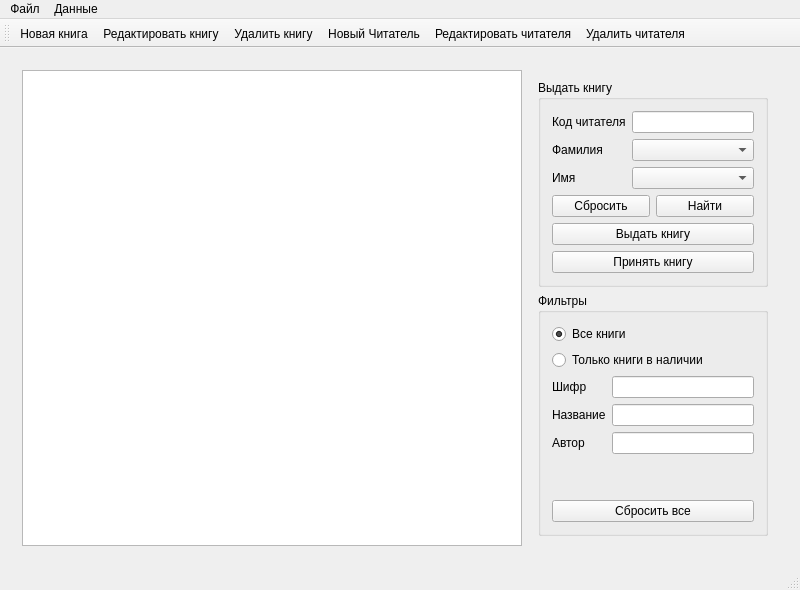
<?xml version="1.0" encoding="UTF-8"?>
<ui version="4.0">
 <class>MainWindow</class>
 <widget class="QMainWindow" name="MainWindow">
  <property name="geometry">
   <rect>
    <x>0</x>
    <y>0</y>
    <width>800</width>
    <height>584</height>
   </rect>
  </property>
  <property name="minimumSize">
   <size>
    <width>800</width>
    <height>0</height>
   </size>
  </property>
  <property name="windowTitle">
   <string>MainWindow</string>
  </property>
  <widget class="QWidget" name="centralWidget">
   <property name="minimumSize">
    <size>
     <width>750</width>
     <height>520</height>
    </size>
   </property>
   <layout class="QHBoxLayout" name="horizontalLayout">
    <item>
     <widget class="QStackedWidget" name="stackedWidget">
      <property name="currentIndex">
       <number>1</number>
      </property>
      <widget class="QWidget" name="startPage">
       <layout class="QGridLayout" name="gridLayout">
        <item row="0" column="1">
         <spacer name="verticalSpacer">
          <property name="orientation">
           <enum>Qt::Vertical</enum>
          </property>
          <property name="sizeType">
           <enum>QSizePolicy::Expanding</enum>
          </property>
          <property name="sizeHint" stdset="0">
           <size>
            <width>20</width>
            <height>86</height>
           </size>
          </property>
         </spacer>
        </item>
        <item row="1" column="2">
         <spacer name="horizontalSpacer_2">
          <property name="orientation">
           <enum>Qt::Horizontal</enum>
          </property>
          <property name="sizeHint" stdset="0">
           <size>
            <width>40</width>
            <height>20</height>
           </size>
          </property>
         </spacer>
        </item>
        <item row="1" column="0">
         <spacer name="horizontalSpacer">
          <property name="orientation">
           <enum>Qt::Horizontal</enum>
          </property>
          <property name="sizeHint" stdset="0">
           <size>
            <width>40</width>
            <height>20</height>
           </size>
          </property>
         </spacer>
        </item>
        <item row="1" column="1">
         <widget class="QGroupBox" name="groupBox">
          <property name="title">
           <string/>
          </property>
          <layout class="QVBoxLayout" name="verticalLayout">
           <item>
            <widget class="QLabel" name="label">
             <property name="minimumSize">
              <size>
               <width>0</width>
               <height>40</height>
              </size>
             </property>
             <property name="font">
              <font>
               <pointsize>20</pointsize>
              </font>
             </property>
             <property name="layoutDirection">
              <enum>Qt::LeftToRight</enum>
             </property>
             <property name="styleSheet">
              <string notr="true"/>
             </property>
             <property name="text">
              <string>Управление библиотекой</string>
             </property>
             <property name="textFormat">
              <enum>Qt::AutoText</enum>
             </property>
             <property name="scaledContents">
              <bool>false</bool>
             </property>
             <property name="alignment">
              <set>Qt::AlignCenter</set>
             </property>
            </widget>
           </item>
           <item>
            <spacer name="verticalSpacer_3">
             <property name="orientation">
              <enum>Qt::Vertical</enum>
             </property>
             <property name="sizeType">
              <enum>QSizePolicy::Fixed</enum>
             </property>
             <property name="sizeHint" stdset="0">
              <size>
               <width>20</width>
               <height>30</height>
              </size>
             </property>
            </spacer>
           </item>
           <item>
            <widget class="QPushButton" name="startButton">
             <property name="sizePolicy">
              <sizepolicy hsizetype="Minimum" vsizetype="Fixed">
               <horstretch>0</horstretch>
               <verstretch>0</verstretch>
              </sizepolicy>
             </property>
             <property name="font">
              <font>
               <pointsize>12</pointsize>
              </font>
             </property>
             <property name="text">
              <string>Начать работу</string>
             </property>
            </widget>
           </item>
           <item>
            <widget class="QPushButton" name="settingsButton">
             <property name="sizePolicy">
              <sizepolicy hsizetype="Minimum" vsizetype="Fixed">
               <horstretch>0</horstretch>
               <verstretch>0</verstretch>
              </sizepolicy>
             </property>
             <property name="font">
              <font>
               <pointsize>12</pointsize>
              </font>
             </property>
             <property name="text">
              <string>Настройки</string>
             </property>
            </widget>
           </item>
           <item>
            <widget class="QPushButton" name="aboutButton">
             <property name="sizePolicy">
              <sizepolicy hsizetype="Minimum" vsizetype="Fixed">
               <horstretch>0</horstretch>
               <verstretch>0</verstretch>
              </sizepolicy>
             </property>
             <property name="font">
              <font>
               <pointsize>12</pointsize>
              </font>
             </property>
             <property name="text">
              <string>О программе</string>
             </property>
            </widget>
           </item>
           <item>
            <widget class="QPushButton" name="exitButton">
             <property name="sizePolicy">
              <sizepolicy hsizetype="Minimum" vsizetype="Fixed">
               <horstretch>0</horstretch>
               <verstretch>0</verstretch>
              </sizepolicy>
             </property>
             <property name="font">
              <font>
               <pointsize>12</pointsize>
              </font>
             </property>
             <property name="text">
              <string>Выход</string>
             </property>
            </widget>
           </item>
          </layout>
         </widget>
        </item>
        <item row="2" column="1">
         <spacer name="verticalSpacer_2">
          <property name="orientation">
           <enum>Qt::Vertical</enum>
          </property>
          <property name="sizeType">
           <enum>QSizePolicy::Expanding</enum>
          </property>
          <property name="sizeHint" stdset="0">
           <size>
            <width>20</width>
            <height>110</height>
           </size>
          </property>
         </spacer>
        </item>
       </layout>
      </widget>
      <widget class="QWidget" name="bookPage">
       <layout class="QGridLayout" name="gridLayout_2">
        <item row="1" column="0">
         <widget class="QTableView" name="bookTable">
          <property name="minimumSize">
           <size>
            <width>500</width>
            <height>0</height>
           </size>
          </property>
          <attribute name="horizontalHeaderStretchLastSection">
           <bool>true</bool>
          </attribute>
         </widget>
        </item>
        <item row="1" column="1">
         <layout class="QVBoxLayout" name="verticalLayout_2">
          <property name="leftMargin">
           <number>10</number>
          </property>
          <property name="topMargin">
           <number>10</number>
          </property>
          <property name="rightMargin">
           <number>10</number>
          </property>
          <property name="bottomMargin">
           <number>10</number>
          </property>
          <item>
           <widget class="QGroupBox" name="groupBox_2">
            <property name="sizePolicy">
             <sizepolicy hsizetype="MinimumExpanding" vsizetype="Minimum">
              <horstretch>0</horstretch>
              <verstretch>0</verstretch>
             </sizepolicy>
            </property>
            <property name="minimumSize">
             <size>
              <width>200</width>
              <height>0</height>
             </size>
            </property>
            <property name="maximumSize">
             <size>
              <width>350</width>
              <height>16777215</height>
             </size>
            </property>
            <property name="title">
             <string>Выдать книгу</string>
            </property>
            <layout class="QGridLayout" name="gridLayout_4">
             <item row="0" column="0">
              <widget class="QLabel" name="label_3">
               <property name="text">
                <string>Код читателя</string>
               </property>
              </widget>
             </item>
             <item row="1" column="0">
              <widget class="QLabel" name="label_2">
               <property name="text">
                <string>Фамилия</string>
               </property>
              </widget>
             </item>
             <item row="0" column="1">
              <widget class="QLineEdit" name="idLine"/>
             </item>
             <item row="2" column="0">
              <widget class="QLabel" name="Label">
               <property name="text">
                <string>Имя</string>
               </property>
              </widget>
             </item>
             <item row="1" column="1">
              <widget class="QComboBox" name="lastNameCombo"/>
             </item>
             <item row="2" column="1">
              <widget class="QComboBox" name="firstNameCombo"/>
             </item>
             <item row="3" column="0" colspan="2">
              <layout class="QHBoxLayout" name="horizontalLayout_2">
               <item>
                <widget class="QPushButton" name="resetButton">
                 <property name="text">
                  <string>Сбросить</string>
                 </property>
                </widget>
               </item>
               <item>
                <widget class="QPushButton" name="findButton">
                 <property name="text">
                  <string>Найти</string>
                 </property>
                </widget>
               </item>
              </layout>
             </item>
             <item row="4" column="0" colspan="2">
              <widget class="QPushButton" name="borrowButton">
               <property name="text">
                <string>Выдать книгу</string>
               </property>
              </widget>
             </item>
             <item row="5" column="0" colspan="2">
              <widget class="QPushButton" name="returnButton">
               <property name="text">
                <string>Принять книгу</string>
               </property>
              </widget>
             </item>
            </layout>
           </widget>
          </item>
          <item>
           <widget class="QGroupBox" name="groupBox_4">
            <property name="sizePolicy">
             <sizepolicy hsizetype="Preferred" vsizetype="MinimumExpanding">
              <horstretch>0</horstretch>
              <verstretch>0</verstretch>
             </sizepolicy>
            </property>
            <property name="maximumSize">
             <size>
              <width>350</width>
              <height>16777215</height>
             </size>
            </property>
            <property name="title">
             <string>Фильтры</string>
            </property>
            <layout class="QVBoxLayout" name="verticalLayout_8">
             <item>
              <widget class="QRadioButton" name="allBookRadioButton">
               <property name="text">
                <string>Все книги</string>
               </property>
               <property name="checked">
                <bool>true</bool>
               </property>
              </widget>
             </item>
             <item>
              <widget class="QRadioButton" name="notBorrowedBookRadioButton">
               <property name="text">
                <string>Только книги в наличии</string>
               </property>
              </widget>
             </item>
             <item>
              <layout class="QFormLayout" name="formLayout_2">
               <item row="0" column="0">
                <widget class="QLabel" name="label_7">
                 <property name="text">
                  <string>Шифр</string>
                 </property>
                </widget>
               </item>
               <item row="0" column="1">
                <widget class="QLineEdit" name="codeFilterLineEdit"/>
               </item>
               <item row="1" column="0">
                <widget class="QLabel" name="label_8">
                 <property name="text">
                  <string>Название</string>
                 </property>
                </widget>
               </item>
               <item row="1" column="1">
                <widget class="QLineEdit" name="titleFilterLineEdit"/>
               </item>
               <item row="2" column="0">
                <widget class="QLabel" name="label_9">
                 <property name="text">
                  <string>Автор</string>
                 </property>
                </widget>
               </item>
               <item row="2" column="1">
                <widget class="QLineEdit" name="autorFilterLineEdit"/>
               </item>
              </layout>
             </item>
             <item>
              <widget class="QPushButton" name="clearFilterButton">
               <property name="text">
                <string>Сбросить все</string>
               </property>
              </widget>
             </item>
            </layout>
           </widget>
          </item>
         </layout>
        </item>
       </layout>
      </widget>
      <widget class="QWidget" name="readerPage_2">
       <layout class="QHBoxLayout" name="horizontalLayout_4">
        <item>
         <widget class="QTableView" name="readerTable">
          <property name="minimumSize">
           <size>
            <width>500</width>
            <height>0</height>
           </size>
          </property>
          <attribute name="horizontalHeaderStretchLastSection">
           <bool>true</bool>
          </attribute>
         </widget>
        </item>
        <item>
         <layout class="QVBoxLayout" name="verticalLayout_12">
          <property name="leftMargin">
           <number>10</number>
          </property>
          <property name="topMargin">
           <number>10</number>
          </property>
          <property name="rightMargin">
           <number>10</number>
          </property>
          <property name="bottomMargin">
           <number>10</number>
          </property>
          <item>
           <widget class="QGroupBox" name="groupBox_7">
            <property name="sizePolicy">
             <sizepolicy hsizetype="MinimumExpanding" vsizetype="Preferred">
              <horstretch>0</horstretch>
              <verstretch>0</verstretch>
             </sizepolicy>
            </property>
            <property name="minimumSize">
             <size>
              <width>200</width>
              <height>0</height>
             </size>
            </property>
            <property name="maximumSize">
             <size>
              <width>350</width>
              <height>16777215</height>
             </size>
            </property>
            <property name="title">
             <string>Информация о читателе</string>
            </property>
            <layout class="QVBoxLayout" name="verticalLayout_11">
             <item>
              <widget class="QPushButton" name="booksInfoButton">
               <property name="text">
                <string>Информация о книгах</string>
               </property>
              </widget>
             </item>
             <item>
              <widget class="QPushButton" name="readerStatButton">
               <property name="text">
                <string>Статистика читателя</string>
               </property>
              </widget>
             </item>
             <item>
              <spacer name="verticalSpacer_6">
               <property name="orientation">
                <enum>Qt::Vertical</enum>
               </property>
               <property name="sizeHint" stdset="0">
                <size>
                 <width>20</width>
                 <height>40</height>
                </size>
               </property>
              </spacer>
             </item>
            </layout>
           </widget>
          </item>
          <item>
           <widget class="QGroupBox" name="groupBox_6">
            <property name="sizePolicy">
             <sizepolicy hsizetype="MinimumExpanding" vsizetype="MinimumExpanding">
              <horstretch>0</horstretch>
              <verstretch>0</verstretch>
             </sizepolicy>
            </property>
            <property name="maximumSize">
             <size>
              <width>350</width>
              <height>16777215</height>
             </size>
            </property>
            <property name="title">
             <string>Фильтры</string>
            </property>
            <layout class="QVBoxLayout" name="verticalLayout_10">
             <item>
              <layout class="QFormLayout" name="formLayout_4">
               <item row="0" column="0">
                <widget class="QLabel" name="label_12">
                 <property name="text">
                  <string>Фамилия</string>
                 </property>
                </widget>
               </item>
               <item row="0" column="1">
                <widget class="QLineEdit" name="lastNameFilterLineEdit"/>
               </item>
               <item row="1" column="0">
                <widget class="QLabel" name="label_13">
                 <property name="text">
                  <string>Имя</string>
                 </property>
                </widget>
               </item>
               <item row="1" column="1">
                <widget class="QLineEdit" name="firstNameFilterLineEdit"/>
               </item>
              </layout>
             </item>
             <item>
              <widget class="QPushButton" name="clearReaderFilterButton">
               <property name="text">
                <string>Сбросить все</string>
               </property>
              </widget>
             </item>
            </layout>
           </widget>
          </item>
         </layout>
        </item>
       </layout>
      </widget>
      <widget class="QWidget" name="readerPage">
       <layout class="QHBoxLayout" name="horizontalLayout_5">
        <item>
         <widget class="QTabWidget" name="readerTabs">
          <property name="minimumSize">
           <size>
            <width>450</width>
            <height>0</height>
           </size>
          </property>
          <property name="tabPosition">
           <enum>QTabWidget::North</enum>
          </property>
          <property name="tabShape">
           <enum>QTabWidget::Rounded</enum>
          </property>
          <property name="currentIndex">
           <number>0</number>
          </property>
          <property name="elideMode">
           <enum>Qt::ElideLeft</enum>
          </property>
          <property name="documentMode">
           <bool>false</bool>
          </property>
          <property name="tabsClosable">
           <bool>false</bool>
          </property>
          <property name="movable">
           <bool>false</bool>
          </property>
          <property name="tabBarAutoHide">
           <bool>true</bool>
          </property>
          <widget class="QWidget" name="tab">
           <attribute name="title">
            <string>Информация о книгах</string>
           </attribute>
           <layout class="QHBoxLayout" name="horizontalLayout_6">
            <item>
             <widget class="QTableView" name="readerBookInfoTable"/>
            </item>
           </layout>
          </widget>
          <widget class="QWidget" name="tab_2">
           <attribute name="title">
            <string>Статистика читателя</string>
           </attribute>
           <layout class="QVBoxLayout" name="verticalLayout_7">
            <item>
             <widget class="QTableView" name="readerStatInfoTable"/>
            </item>
            <item>
             <widget class="QPushButton" name="clearReaderStatButton">
              <property name="text">
               <string>Очистить статистику</string>
              </property>
             </widget>
            </item>
           </layout>
          </widget>
         </widget>
        </item>
        <item>
         <widget class="QGroupBox" name="">
          <property name="sizePolicy">
           <sizepolicy hsizetype="Preferred" vsizetype="Preferred">
            <horstretch>0</horstretch>
            <verstretch>0</verstretch>
           </sizepolicy>
          </property>
          <property name="minimumSize">
           <size>
            <width>200</width>
            <height>0</height>
           </size>
          </property>
          <property name="maximumSize">
           <size>
            <width>350</width>
            <height>16777215</height>
           </size>
          </property>
          <layout class="QVBoxLayout" name="verticalLayout_3">
           <item>
            <layout class="QFormLayout" name="formLayout">
             <item row="0" column="0">
              <widget class="QLabel" name="label_6">
               <property name="font">
                <font>
                 <pointsize>12</pointsize>
                </font>
               </property>
               <property name="text">
                <string>Код читателя</string>
               </property>
              </widget>
             </item>
             <item row="0" column="1">
              <widget class="QLineEdit" name="idReaderInfo">
               <property name="font">
                <font>
                 <pointsize>12</pointsize>
                </font>
               </property>
               <property name="text">
                <string/>
               </property>
               <property name="readOnly">
                <bool>true</bool>
               </property>
              </widget>
             </item>
             <item row="1" column="0">
              <widget class="QLabel" name="label_5">
               <property name="font">
                <font>
                 <pointsize>12</pointsize>
                </font>
               </property>
               <property name="text">
                <string>Фамилия</string>
               </property>
              </widget>
             </item>
             <item row="1" column="1">
              <widget class="QLineEdit" name="lastNameReaderInfo">
               <property name="font">
                <font>
                 <pointsize>12</pointsize>
                </font>
               </property>
               <property name="readOnly">
                <bool>true</bool>
               </property>
               <property name="clearButtonEnabled">
                <bool>false</bool>
               </property>
              </widget>
             </item>
             <item row="2" column="0">
              <widget class="QLabel" name="label_4">
               <property name="font">
                <font>
                 <pointsize>12</pointsize>
                </font>
               </property>
               <property name="text">
                <string>Имя</string>
               </property>
              </widget>
             </item>
             <item row="2" column="1">
              <widget class="QLineEdit" name="firstNameReaderInfo">
               <property name="font">
                <font>
                 <pointsize>12</pointsize>
                </font>
               </property>
               <property name="frame">
                <bool>true</bool>
               </property>
               <property name="readOnly">
                <bool>true</bool>
               </property>
              </widget>
             </item>
             <item row="3" column="0">
              <widget class="QLabel" name="Label_2">
               <property name="font">
                <font>
                 <pointsize>12</pointsize>
                </font>
               </property>
               <property name="text">
                <string>Дата регистрации</string>
               </property>
              </widget>
             </item>
             <item row="3" column="1">
              <widget class="QLineEdit" name="regDateReaderInfo">
               <property name="font">
                <font>
                 <pointsize>12</pointsize>
                </font>
               </property>
               <property name="readOnly">
                <bool>true</bool>
               </property>
              </widget>
             </item>
            </layout>
           </item>
           <item>
            <widget class="QPushButton" name="readerInfoBorrowBookButton">
             <property name="minimumSize">
              <size>
               <width>150</width>
               <height>0</height>
              </size>
             </property>
             <property name="maximumSize">
              <size>
               <width>350</width>
               <height>16777215</height>
              </size>
             </property>
             <property name="text">
              <string>Выдать книги</string>
             </property>
            </widget>
           </item>
           <item>
            <widget class="QPushButton" name="returnButtonReaderInfo">
             <property name="maximumSize">
              <size>
               <width>350</width>
               <height>16777215</height>
              </size>
             </property>
             <property name="text">
              <string>Сдать книгу</string>
             </property>
            </widget>
           </item>
           <item>
            <spacer name="verticalSpacer_4">
             <property name="orientation">
              <enum>Qt::Vertical</enum>
             </property>
             <property name="sizeHint" stdset="0">
              <size>
               <width>20</width>
               <height>40</height>
              </size>
             </property>
            </spacer>
           </item>
           <item>
            <layout class="QHBoxLayout" name="horizontalLayout_3">
             <item>
              <spacer name="horizontalSpacer_3">
               <property name="orientation">
                <enum>Qt::Horizontal</enum>
               </property>
               <property name="sizeHint" stdset="0">
                <size>
                 <width>40</width>
                 <height>20</height>
                </size>
               </property>
              </spacer>
             </item>
             <item>
              <widget class="QPushButton" name="backButton">
               <property name="text">
                <string>Назад</string>
               </property>
              </widget>
             </item>
            </layout>
           </item>
          </layout>
         </widget>
        </item>
       </layout>
      </widget>
     </widget>
    </item>
   </layout>
  </widget>
  <widget class="QStatusBar" name="statusBar"/>
  <widget class="QMenuBar" name="menuBar">
   <property name="geometry">
    <rect>
     <x>0</x>
     <y>0</y>
     <width>800</width>
     <height>21</height>
    </rect>
   </property>
   <widget class="QMenu" name="menu">
    <property name="title">
     <string>Файл</string>
    </property>
    <addaction name="mainMenu"/>
    <addaction name="about"/>
    <addaction name="exit"/>
   </widget>
   <widget class="QMenu" name="menu_2">
    <property name="title">
     <string>Данные</string>
    </property>
    <addaction name="bookList"/>
    <addaction name="readersList"/>
    <addaction name="separator"/>
    <addaction name="statistic"/>
   </widget>
   <addaction name="menu"/>
   <addaction name="menu_2"/>
  </widget>
  <widget class="QToolBar" name="toolBar">
   <property name="windowTitle">
    <string>toolBar</string>
   </property>
   <attribute name="toolBarArea">
    <enum>TopToolBarArea</enum>
   </attribute>
   <attribute name="toolBarBreak">
    <bool>false</bool>
   </attribute>
   <addaction name="newBook"/>
   <addaction name="editBook"/>
   <addaction name="deleteBook"/>
   <addaction name="newReader"/>
   <addaction name="editReader"/>
   <addaction name="deleteReader"/>
  </widget>
  <action name="bookList">
   <property name="checkable">
    <bool>true</bool>
   </property>
   <property name="text">
    <string>Книги</string>
   </property>
  </action>
  <action name="readersList">
   <property name="checkable">
    <bool>true</bool>
   </property>
   <property name="text">
    <string>Читатели</string>
   </property>
  </action>
  <action name="statistic">
   <property name="text">
    <string>Статистика</string>
   </property>
  </action>
  <action name="about">
   <property name="text">
    <string>О программе</string>
   </property>
  </action>
  <action name="exit">
   <property name="text">
    <string>Выход</string>
   </property>
  </action>
  <action name="newBook">
   <property name="text">
    <string>Новая книга</string>
   </property>
   <property name="toolTip">
    <string>Новая книга</string>
   </property>
  </action>
  <action name="editBook">
   <property name="text">
    <string>Редактировать книгу</string>
   </property>
   <property name="toolTip">
    <string>Редактировать книгу</string>
   </property>
  </action>
  <action name="newReader">
   <property name="text">
    <string>Новый Читатель</string>
   </property>
  </action>
  <action name="editReader">
   <property name="text">
    <string>Редактировать читателя</string>
   </property>
  </action>
  <action name="deleteBook">
   <property name="text">
    <string>Удалить книгу</string>
   </property>
  </action>
  <action name="deleteReader">
   <property name="text">
    <string>Удалить читателя</string>
   </property>
  </action>
  <action name="mainMenu">
   <property name="text">
    <string>Главное меню</string>
   </property>
  </action>
 </widget>
 <layoutdefault spacing="6" margin="11"/>
 <resources/>
 <connections/>
</ui>
